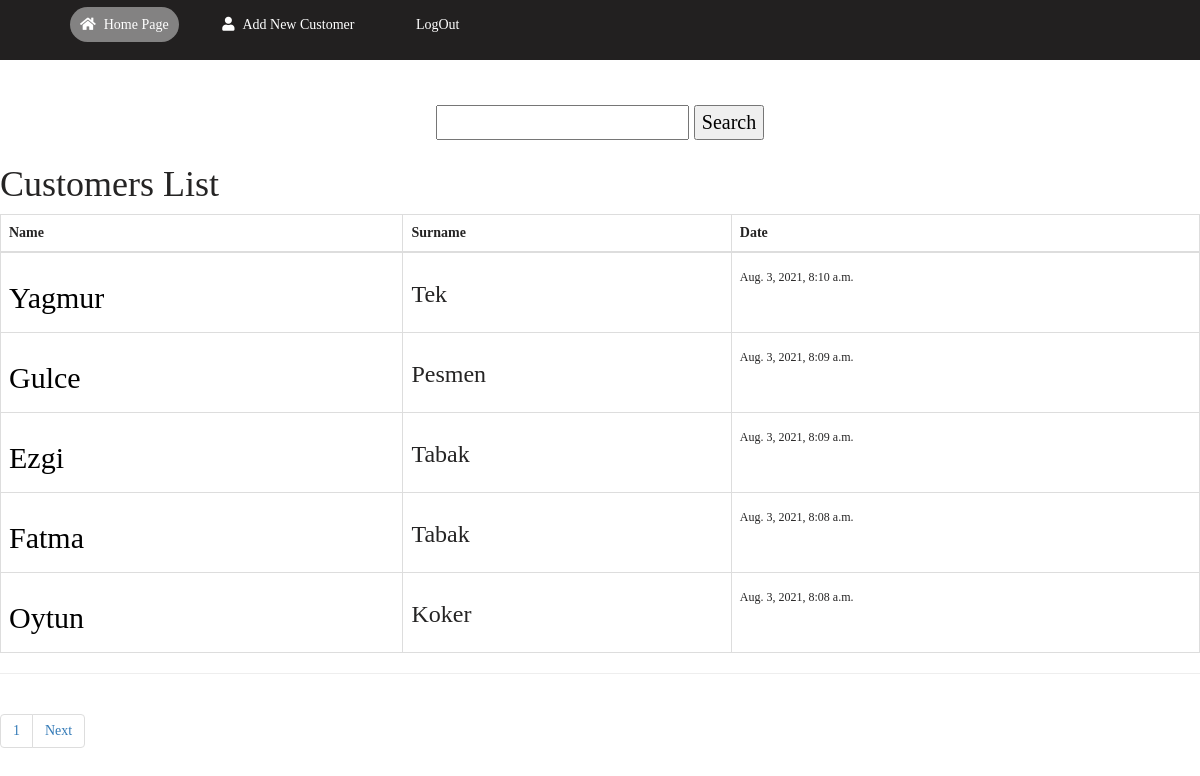
The page /core/ on the database as committed earlier.
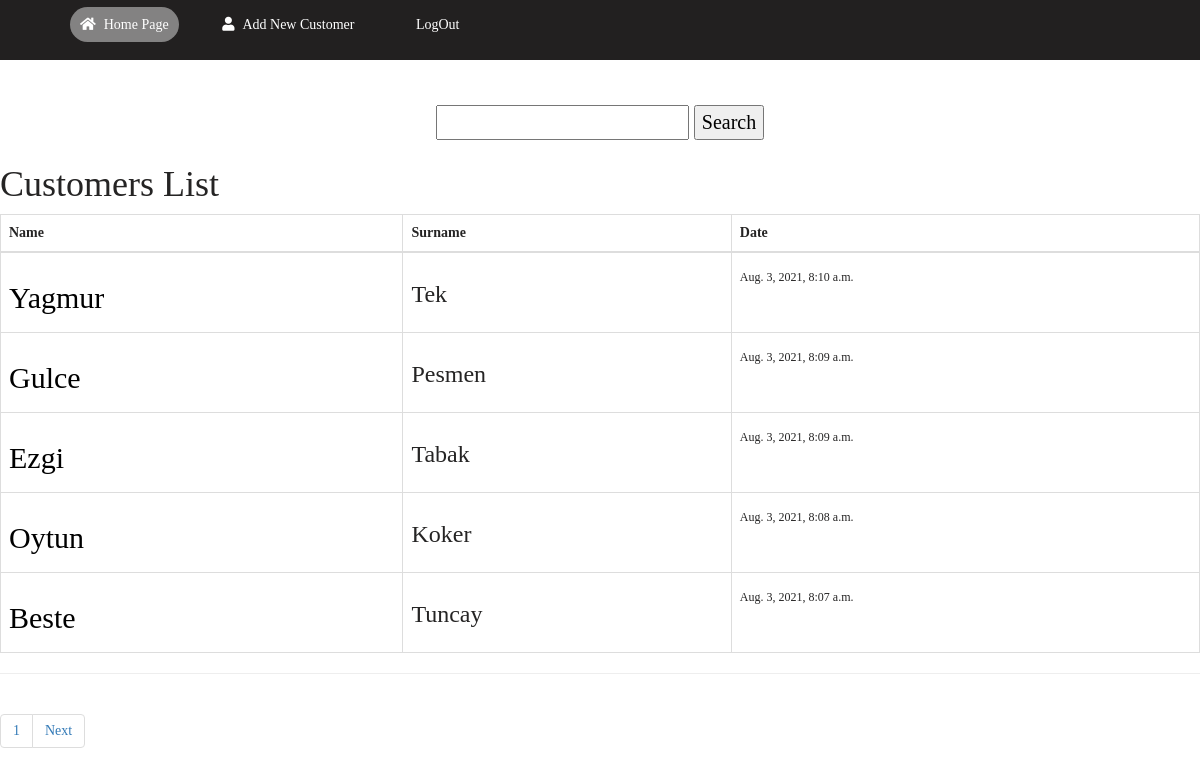
The same page on the database as committed later.
### core/models.py (models this page shows, shortened)
class NewCustomer(models.Model):
    name = models.CharField(max_length=20)
    surname  = models.CharField(max_length=20)
    tc = models.CharField(max_length=11,null=True, unique=True)
    city = models.CharField(max_length=15,null=True)
    district = models.CharField(max_length=15,null=True)
    telephone = models.CharField(max_length=11,null=True,unique=True)
    date= models.DateTimeField(auto_now_add=True)

### core/views.py (the view, shortened to what this page needs)
# urls.py: path('',customerListView.as_view(), name="list"),
class customerListView(ListView):
    template_name= 'list.html'
    model = NewCustomer
    context_object_name='allcustomers'
    paginate_by = 5
    def get_queryset(self):
        word = self.request.GET.get("word")
        return NewCustomer.objects.all().order_by('-date')

### templates/list.html (shortened to what this page needs)
{% extends "base.html" %}
{% block body %}
{% load static %}
<head>
    <link rel="stylesheet" type="text/css" href="{% static 'main.css' %}?{% now 'U'%}">
    <link rel="stylesheet" href="https://cdnjs.cloudflare.com/ajax/libs/font-awesome/5.15.3/css/all.min.css">
    <link rel="stylesheet" href="https://maxcdn.bootstrapcdn.com/bootstrap/3.4.1/css/bootstrap.min.css">
</head>
<body>
    <div class="header">
        <div class="left-header">
            <ul>
                <li class="active"><a href="/"><i class="fa fa-home" aria-hidden="true"></i>Home Page</a></a></li>
                <li class="#"><a href="core/create"><i class="fa fa-user" aria-hidden="true"></i>Add New Customer</a></a></li>
                <li class="#"><a href="{% url 'logout' %}">LogOut</a></a></li>
            </ul>
        </div>
        <br><br>
        <div class="mid-header">
            <form method='GET'>
                <input type='text' name='word' value='{{ request.GET.word }}'>
                <input class="button" type='submit' value="Search">
        </div>
    </div>
    <div class="header">
        <h1>Customers List</h1>
        <table class="table table-bordered">
            <thead>
                <tr>
                    <th>Name</th>
                    <th>Surname</th>
                    <th>Date</th>
                </tr>
            </thead>
            <tbody>
                {% for NewCustomer in allcustomers %}
                <tr>
                    <td>
                        <h2><a href="detail/{{ NewCustomer.id }}" style="color:black">{{ NewCustomer.name }}</a></h2>
                    </td>
                    <td>
                        <h3>{{ NewCustomer.surname }}</h3>
                    </td>
                    <td>
                        <h6>{{ NewCustomer.date }}</h6>
                    </td>
                </tr>
                {% endfor %}
            </tbody>
        </table>
    </div>
    <hr>
    {% if is_paginated %}
    <nav class="navigation">
        <ul class="pagination justify-content-end">
            <li class="page-item ">
                <a href="#" class="page-link" style=”color:black”>{{ page_obj.number}}</a>
            </li>
            {% if page_obj.has_next %}
            <li class="page-item">
                <a href="{{request.path}}?page={{ page_obj.next_page_number }}" class="page-link"
                    style=”color:black”>Next</a>
            </li>
            {% endif %}
        </ul>
    </nav>
    {% endif %}
</body>
{% endblock %}

### templates/base.html (shortened to what this page needs)
<!DOCTYPE html>
<html lang="en">
<head>
</head>
<body>
    {% block body %}
    {% endblock %}
</body>
</html>

### core/static/main.css (style rules this page uses)
.header { font-family: Times New Roman; color: rgb(37, 36, 36); }
.mid-header { padding: 5px; text-align: center; color: rgb(0, 0, 0); font-size: 20px; }
.left-header { padding: 15px; background :rgb(34, 32, 32); }
.left-header li { display: inline; width: 150px; margin: 15px; padding: 10px; }
.left-header ul li a { text-decoration: none; color:white; }
.active, .left-header ul li:hover { background: rgb(131, 130, 130); border-radius: 20px; }
.left-header .fa { margin-right: 8px; }
.navigation a { font-family: Times New Roman; color: rgb(37, 36, 36); }

Rows that differ between the two databases and show on the page:
removed NewCustomer: name "Fatma", surname "Tabak", date "Aug. 3, 2021, 8:08 a.m."
now on this page (row unchanged): NewCustomer: name "Beste", surname "Tuncay", date "Aug. 3, 2021, 8:07 a.m."
